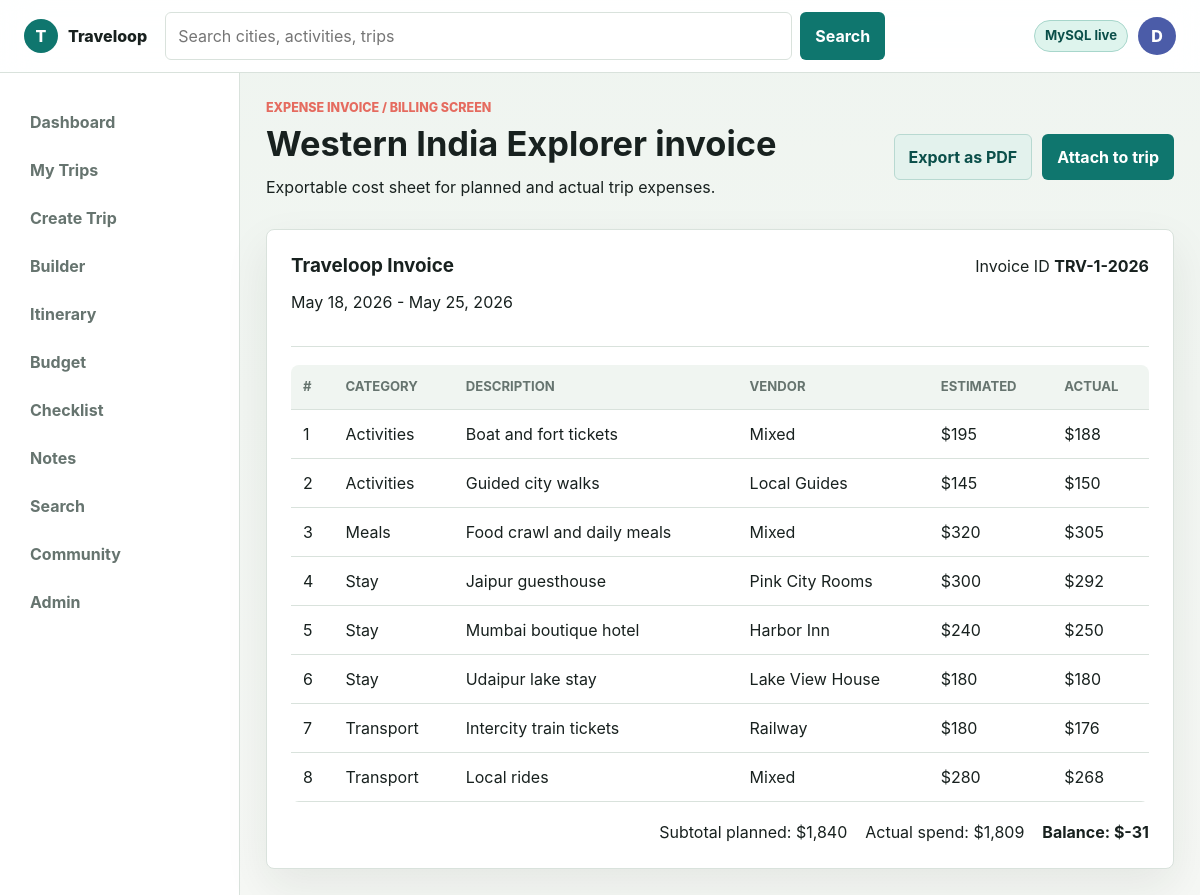
The app's page /trips/1/invoice with its own data.
### tables this page shows
CREATE TABLE trips (
    id INT UNSIGNED AUTO_INCREMENT PRIMARY KEY,
    user_id INT UNSIGNED NOT NULL,
    name VARCHAR(160) NOT NULL,
    description TEXT NULL,
    start_date DATE NULL,
    end_date DATE NULL,
    cover_photo VARCHAR(255) NULL,
    budget_limit DECIMAL(10,2) NOT NULL DEFAULT 0,
    status ENUM('ongoing', 'upcoming', 'completed') NOT NULL DEFAULT 'upcoming',
    visibility ENUM('private', 'friends', 'public') NOT NULL DEFAULT 'private',
    share_code VARCHAR(40) NOT NULL UNIQUE,
    created_at TIMESTAMP DEFAULT CURRENT_TIMESTAMP,
    updated_at TIMESTAMP DEFAULT CURRENT_TIMESTAMP ON UPDATE CURRENT_TIMESTAMP,
    CONSTRAINT fk_trips_user FOREIGN KEY (user_id) REFERENCES users(id) ON DELETE CASCADE
);

CREATE TABLE budget_items (
    id INT UNSIGNED AUTO_INCREMENT PRIMARY KEY,
    trip_id INT UNSIGNED NOT NULL,
    category VARCHAR(80) NOT NULL,
    description VARCHAR(180) NOT NULL,
    vendor VARCHAR(140) NULL,
    estimated_cost DECIMAL(10,2) NOT NULL DEFAULT 0,
    actual_cost DECIMAL(10,2) NULL,
    created_at TIMESTAMP DEFAULT CURRENT_TIMESTAMP,
    CONSTRAINT fk_budget_trip FOREIGN KEY (trip_id) REFERENCES trips(id) ON DELETE CASCADE
);

### app/Core/View.php (called while the page is built, shortened)
<?php
final class View
{
    public static function render(string $template, array $data = []): string
    {
        extract($data, EXTR_SKIP);
        require APP_PATH . '/Views/' . $template . '.php';
        return (string) ob_get_clean();
    }
    public static function page(string $template, array $data = []): void
    {
        $content = self::render($template, $data);
        require APP_PATH . '/Views/layout.php';
    }
}

### app/Controllers/PageController.php (called while the page is built, shortened)
<?php
final class PageController
{
    public function invoice(string $id): void
    {
        View::page('pages/invoice', $this->data([
            'title' => 'Expense Invoice',
            'page' => 'invoice',
            'trip' => $this->repo->trip($id),
            'expenses' => $this->repo->expenses($id),
        ]));
    }
    private function data(array $data): array
    {
        return array_merge([
            'user' => $this->repo->user(),
            'dbConnected' => $this->repo->databaseAvailable(),
        ], $data);
    }
}

### public/index.php (called while the page is built, shortened)
<?php
require APP_PATH . '/helpers.php';
require APP_PATH . '/Core/Router.php';
require APP_PATH . '/Core/View.php';
require APP_PATH . '/Models/TravelRepository.php';
require APP_PATH . '/Controllers/PageController.php';
$controller = new PageController(new TravelRepository());
$router = new Router();
$router->get('/', [$controller, 'dashboard']);
$router->get('/dashboard', [$controller, 'dashboard']);
$router->get('/login', [$controller, 'login']);
$router->post('/login', [$controller, 'handleLogin']);
$router->get('/register', [$controller, 'register']);
$router->post('/register', [$controller, 'handleRegister']);
$router->get('/forgot-password', [$controller, 'forgot']);
$router->get('/trips', [$controller, 'trips']);
$router->get('/trips/create', [$controller, 'createTrip']);
$router->post('/trips', [$controller, 'storeTrip']);
$router->get('/trips/{id}', [$controller, 'itinerary']);
$router->get('/trips/{id}/builder', [$controller, 'builder']);
$router->get('/trips/{id}/budget', [$controller, 'budget']);
$router->get('/trips/{id}/checklist', [$controller, 'checklist']);
$router->post('/trips/{id}/checklist', [$controller, 'storeChecklist']);
$router->get('/trips/{id}/notes', [$controller, 'notes']);
$router->post('/trips/{id}/notes', [$controller, 'storeNote']);
$router->get('/trips/{id}/invoice', [$controller, 'invoice']);
$router->get('/search/cities', [$controller, 'citySearch']);
$router->get('/search/activities', [$controller, 'activitySearch']);
$router->get('/community', [$controller, 'community']);
$router->get('/share/{code}', [$controller, 'share']);
$router->get('/profile', [$controller, 'profile']);
$router->get('/admin', [$controller, 'admin']);
$router->dispatch($_SERVER['REQUEST_METHOD'], $_SERVER['REQUEST_URI']);

### app/Models/TravelRepository.php (called while the page is built, shortened)
<?php
final class TravelRepository
{
    public function trip(int|string $id): array
    {
        $fallback = $this->sampleTrip((int) $id);
        return $this->fromDb(function (PDO $pdo) use ($id, $fallback): array {
            $stmt = $pdo->prepare(
                'SELECT t.*,
                    COALESCE(stop_counts.city_count, 0) AS city_count,
                    COALESCE(budget_totals.spent, 0) AS spent
                 FROM trips t
                 LEFT JOIN (
                    SELECT trip_id, COUNT(*) AS city_count
                    FROM trip_stops
                    GROUP BY trip_id
                 ) stop_counts ON stop_counts.trip_id = t.id
                 LEFT JOIN (
                    SELECT trip_id, SUM(estimated_cost) AS spent
                    FROM budget_items
                    GROUP BY trip_id
                 ) budget_totals ON budget_totals.trip_id = t.id
                 WHERE t.id = :id
                 LIMIT 1'
            );
            $stmt->execute(['id' => $id]);
            return $stmt->fetch() ?: $fallback;
        }, $fallback);
    }
    public function expenses(int|string $tripId): array
    {
        return $this->fromDb(function (PDO $pdo) use ($tripId): array {
            $stmt = $pdo->prepare(
                'SELECT *
                 FROM budget_items
                 WHERE trip_id = :trip_id
                 ORDER BY category ASC, description ASC'
            );
            $stmt->execute(['trip_id' => $tripId]);
            $rows = $stmt->fetchAll();
            return $rows ?: $this->sampleExpenses();
        }, $this->sampleExpenses());
    }
    private function fromDb(callable $callback, mixed $fallback): mixed
    {
        $pdo = Database::connection();
        try {
            return $callback($pdo);
        } catch (Throwable) {
            return $fallback;
        }
    }
    private function sampleTrip(int $id): array
    {
        foreach ($this->sampleTrips() as $trip) {
            if ((int) $trip['id'] === $id) {
                return $trip;
            }
        }
        return $this->sampleTrips()[0];
    }
    private function sampleTrips(): array
    {
        return [
            [
                'id' => 1,
                'name' => 'Western India Explorer',
                'description' => 'A city-to-city plan through food, heritage walks, lake evenings, and local markets.',
                'start_date' => '2026-05-18',
                'end_date' => '2026-05-25',
                'cover_photo' => 'assets/img/traveloop-cover.jpg',
                'budget_limit' => 2200,
                'status' => 'ongoing',
                'share_code' => 'west-loop',
                'city_count' => 3,
                'spent' => 1840,
            ],
            [
                'id' => 2,
                'name' => 'Coastal Food Trail',
                'description' => 'A short Kochi getaway planned around ferry rides, cafes, and spice markets.',
                'start_date' => '2026-06-12',
                'end_date' => '2026-06-16',
                'cover_photo' => 'assets/img/city-kochi.jpg',
                'budget_limit' => 1200,
                'status' => 'upcoming',
                'share_code' => 'coast-food',
                'city_count' => 1,
                'spent' => 790,
            ],
            [
                'id' => 3,
                'name' => 'Royal Weekend',
                'description' => 'Jaipur palaces, stepwells, textiles, and a compact activity calendar.',
                'start_date' => '2026-04-04',
                'end_date' => '2026-04-07',
                'cover_photo' => 'assets/img/city-jaipur.jpg',
                'budget_limit' => 950,
                'status' => 'completed',
                'share_code' => 'royal-weekend',
                'city_count' => 1,
                'spent' => 880,
            ],
        ];
    }
    private function sampleExpenses(): array
    {
        return [
            ['category' => 'Stay', 'description' => 'Mumbai boutique hotel', 'vendor' => 'Harbor Inn', 'estimated_cost' => 240, 'actual_cost' => 250],
            ['category' => 'Stay', 'description' => 'Jaipur guesthouse', 'vendor' => 'Pink City Rooms', 'estimated_cost' => 300, 'actual_cost' => 292],
            ['category' => 'Transport', 'description' => 'Intercity train tickets', 'vendor' => 'Railway', 'estimated_cost' => 180, 'actual_cost' => 176],
            ['category' => 'Activities', 'description' => 'Guided city walks', 'vendor' => 'Local Guides', 'estimated_cost' => 145, 'actual_cost' => 150],
            ['category' => 'Meals', 'description' => 'Food crawl and daily meals', 'vendor' => 'Mixed', 'estimated_cost' => 320, 'actual_cost' => 305],
        ];
    }
}

### app/helpers.php (called while the page is built, shortened)
<?php
function e(mixed $value): string
{
    return htmlspecialchars((string) $value, ENT_QUOTES, 'UTF-8');
}
function money(float|int|string|null $amount): string
{
    return '$' . number_format((float) $amount, 0);
}
function pretty_date(?string $date): string
{
    return date('M j, Y', strtotime($date));
}
function date_range(?string $start, ?string $end): string
{
    return pretty_date($start) . ' - ' . pretty_date($end);
}

### app/Views/pages/invoice.php (the view)
<?php
$subtotal = array_sum(array_map(fn (array $item): float => (float) $item['estimated_cost'], $expenses));
$actual = array_sum(array_map(fn (array $item): float => (float) ($item['actual_cost'] ?? $item['estimated_cost']), $expenses));
$balance = $actual - $subtotal;
?>
<section class="page-head">
    <div>
        <p class="eyebrow">Expense Invoice / Billing Screen</p>
        <h1><?= e($trip['name']) ?> invoice</h1>
        <p>Exportable cost sheet for planned and actual trip expenses.</p>
    </div>
    <div class="button-row">
        <button class="button secondary" type="button">Export as PDF</button>
        <button class="button primary" type="button">Attach to trip</button>
    </div>
</section>
<section class="invoice-paper">
    <div class="invoice-head">
        <div>
            <h2>Traveloop Invoice</h2>
            <p><?= e(date_range($trip['start_date'], $trip['end_date'])) ?></p>
        </div>
        <div>
            <span>Invoice ID</span>
            <strong>TRV-<?= e((string) $trip['id']) ?>-2026</strong>
        </div>
    </div>
    <table class="data-table">
        <thead>
            <tr>
                <th>#</th>
                <th>Category</th>
                <th>Description</th>
                <th>Vendor</th>
                <th>Estimated</th>
                <th>Actual</th>
            </tr>
        </thead>
        <tbody>
            <?php foreach ($expenses as $index => $expense): ?>
                <tr>
                    <td><?= $index + 1 ?></td>
                    <td><?= e($expense['category']) ?></td>
                    <td><?= e($expense['description']) ?></td>
                    <td><?= e($expense['vendor'] ?? 'Pending') ?></td>
                    <td><?= money($expense['estimated_cost']) ?></td>
                    <td><?= money($expense['actual_cost'] ?? $expense['estimated_cost']) ?></td>
                </tr>
            <?php endforeach; ?>
        </tbody>
    </table>
    <div class="invoice-total">
        <span>Subtotal planned: <?= money($subtotal) ?></span>
        <span>Actual spend: <?= money($actual) ?></span>
        <strong>Balance: <?= money($balance) ?></strong>
    </div>
</section>

### app/Core/Router.php (shortened to what this page needs)
<?php
final class Router
{
    private array $routes = [];
    private function add(string $method, string $pattern, callable|array $handler): void
    {
        $this->routes[] = [
            'method' => $method,
            'pattern' => $pattern,
            'regex' => $this->compile($pattern),
            'handler' => $handler,
        ];
    }
    public function dispatch(string $method, string $uri): void
    {
        $path = parse_url($uri, PHP_URL_PATH) ?: '/';
        $path = '/' . trim($path, '/');
        foreach ($this->routes as $route) {
            if ($route['method'] !== $method) {
                continue;
            }
            if (preg_match($route['regex'], $path, $matches)) {
                $params = array_filter($matches, 'is_string', ARRAY_FILTER_USE_KEY);
                call_user_func_array($route['handler'], $params);
                return;
            }
        }
    }
    private function compile(string $pattern): string
    {
        $regex = preg_replace('#\{([a-zA-Z_][a-zA-Z0-9_]*)\}#', '(?P<$1>[^/]+)', $pattern);
        return '#^' . $regex . '$#';
    }
}

### public/assets/css/app.css (style rules this page uses)
:root { --bg: #f6f8f5; --surface: #ffffff; --surface-strong: #eef4ef; --ink: #18211f; --muted: #66746f; --line: #d9e2dc; --teal: #0f766e; --teal-dark: #0b4f4a; --coral: #e56b5f; --amber: #c9892b; --indigo: #4b5ca8; --danger: #b73737; --shadow: 0 18px 45px rgba(24, 33, 31, 0.08); --radius: 8px; --sans: Inter, ui-sans-serif, system-ui, -apple-system, BlinkMacSystemFont, "Segoe UI", sans-serif; color: var(--ink); background: var(--bg); font: 16px/1.5 var(--sans); letter-spacing: 0; }
* { box-sizing: border-box; }
body { margin: 0; min-height: 100svh; background: linear-gradient(180deg, rgba(238, 244, 239, 0.9), rgba(246, 248, 245, 0.95)), var(--bg); }
button, input, select, textarea { font: inherit; }
h1, h2, h3, p { margin-top: 0; }
h1 { font-size: 2.15rem; line-height: 1.12; margin-bottom: 12px; }
h2 { font-size: 1.18rem; line-height: 1.25; margin-bottom: 12px; }
.global-search button, .button, .segmented a, .segmented button { border: 1px solid transparent; border-radius: 6px; cursor: pointer; text-decoration: none; transition: transform 160ms ease, border-color 160ms ease, background 160ms ease; }
.global-search button, .button { display: inline-flex; align-items: center; justify-content: center; min-height: 42px; padding: 10px 14px; color: #ffffff; background: var(--teal); font-weight: 700; }
.button.primary { background: var(--teal); }
.button.secondary { color: var(--teal-dark); background: #e3f2ed; border-color: #b8d9d1; }
.button-row, .topbar-actions, .inline-links, .row-actions, .auth-links { display: flex; align-items: center; gap: 10px; flex-wrap: wrap; }
.auth-card, .panel-form, .suggestion-panel, .builder-aside, .budget-summary, .donut-card, .breakdown-panel, .profile-card, .table-panel, .invoice-paper, .check-group, .note-card, .community-post, .metric { border: 1px solid var(--line); border-radius: var(--radius); background: var(--surface); box-shadow: var(--shadow); }
.eyebrow { margin-bottom: 7px; color: var(--coral); font-size: 0.78rem; font-weight: 800; text-transform: uppercase; }
.section-head, .page-head { display: flex; justify-content: space-between; gap: 16px; align-items: flex-end; margin: 20px 0 14px; }
.page-head { align-items: center; margin-top: 0; }
.invoice-paper { padding: 24px; }
.invoice-head { display: flex; justify-content: space-between; gap: 16px; margin-bottom: 18px; padding-bottom: 16px; border-bottom: 1px solid var(--line); }
.data-table { width: 100%; border-collapse: collapse; overflow: hidden; border-radius: var(--radius); }
.data-table th, .data-table td { padding: 12px; border-bottom: 1px solid var(--line); text-align: left; }
.data-table th { color: var(--muted); background: #f0f5f1; font-size: 0.82rem; text-transform: uppercase; }
.invoice-total { display: flex; justify-content: flex-end; gap: 18px; flex-wrap: wrap; margin-top: 18px; }

### records on screen
trips: name "Western India Explorer", date_range($trip['start_date'], $trip['end_date']) "May 18, 2026 - May 25, 2026", id "1"
budget_items: category "Activities", description "Boat and fort tickets", vendor "Mixed", estimated_cost "$195", actual_cost "$188"
budget_items: category "Activities", description "Guided city walks", vendor "Local Guides", estimated_cost "$145", actual_cost "$150"
budget_items: category "Meals", description "Food crawl and daily meals", vendor "Mixed", estimated_cost "$320", actual_cost "$305"
budget_items: category "Stay", description "Jaipur guesthouse", vendor "Pink City Rooms", estimated_cost "$300", actual_cost "$292"
budget_items: category "Stay", description "Mumbai boutique hotel", vendor "Harbor Inn", estimated_cost "$240", actual_cost "$250"
budget_items: category "Stay", description "Udaipur lake stay", vendor "Lake View House", estimated_cost "$180", actual_cost "$180"
budget_items: category "Transport", description "Intercity train tickets", vendor "Railway", estimated_cost "$180", actual_cost "$176"
budget_items: category "Transport", description "Local rides", vendor "Mixed", estimated_cost "$280", actual_cost "$268"

### other values on screen
money($subtotal) "$1,840"
money($actual) "$1,809"
money($balance) "$-31"
